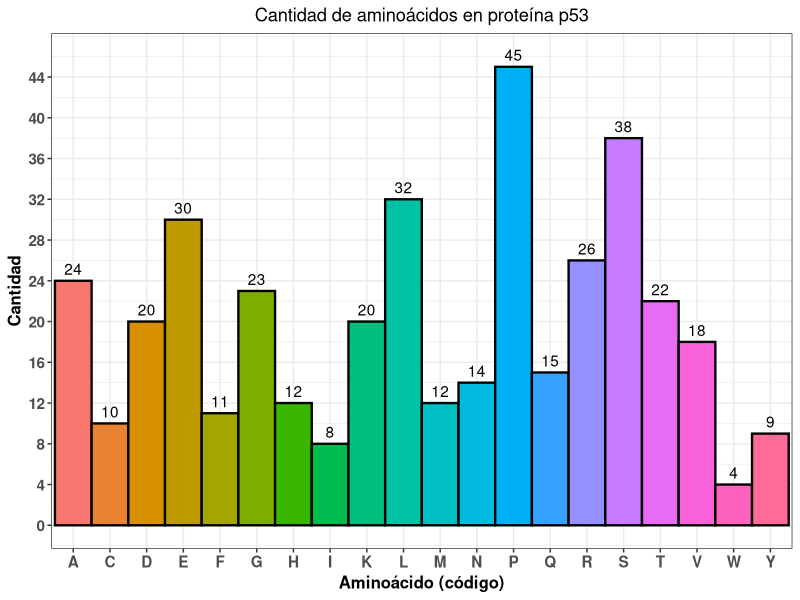

Write the R code that produced this figure.

#Operaciones basicas----

#Con R podemos realizar algunas operaciones basicas, tales como sumas, restas, divisiones, etc

1 + 6 + 9
(1 + 6) * 9
 
#Los valores de salida se verán la consola. Observa que siempre aparece un [1], esto indica 
#el primer elemento de un output específico. Algo que hay que saber, es que, todo numero que se
#imprima en la consola, será interpretado como un vector. Un vector luce así:

vector_1 <- c(1, 2, 5, 7, 10, 11, 12, 100)

#Te describo lo anterior. La parte "vector_1" es el nombre una variable aleatoria que yo nombré, 
#el simbolo "<-" se usa para nombrar variables, automaticamente R con dicho simbolo sabe que lo que
#vas a escribir después, estará contenido en la varable que nombraste. La función "c()" permite crear
#vectores, y es una alusión a la palabra "combinar" o "concatenar". 

vector_2 <- c(1:100)
vector_2

#Lo anterior crea un vector con los primero 100 elementos. Si mandas a llamar a las varaibles 
#vector_1 y vector_2, verás ahora varios numeros entre corchetes, esto te está indicando la 
#posición del primer elemento que aparece en el vector. 

#Un vector puede contener diferentes clases de objetos, por ejemplo, objetos numericos, caracteres,
#valores lógicos, etc. 

vector_3 <- c("Hola Mundo")
vector_3

#Observa que para poder crear este vector, tuve que escribir entre comillas, SIEMPRE RECUERDA USAR
#COMILLAS CUANDO MANIPULES VALORES DEL TIPO "character"

vector_3 <- c("Hello World", "Hello R interpreter", "Hello everyone")
vector_3

#Acabo de crear un vector de longitud 3. Lo que hice es válido, Sobreescribí el vector anterior
#con otros valores. Esto no será de mucha ayuda más adelante. Si no quisieras borrar lo que
#tenías escrito o guardado en el vector, puedes "apendar" los nuevos valores así:

vector_3 <- append(vector_3, "This is a new string")
vector_3

#Otro tipo de clase de objetos que manejan los vectores son los valores boleanos o lógicos, es decir,
#verdadero o falso

vector_4 <- c(TRUE, FALSE, F, T)
vector_4

#Observa que no es necesario escribir entre comillas, porque el interprete de R sabe que se trata
#de valores logicos.


#---------Subsetting--------

#Aqui te voy a mostrar como obtener valores especificios o posiciones dentro de un vector. Imagina
#que tienes el vector "vec" con los primeros 1000 numeros, y quieres obtener el numero 543 solamente
#bueno, para hacerlo, se hace lo siguiente: 

vec <- c(1:1000)
vec[543]

#Se deben usar corchetes para que el interprete sepa que a la variable "vec" se le debe extraer
#el valor en la posicion 543. Ahora supongamos quieren los valores 4, 567, 83, 12 y 10

vec[c(4, 567, 83, 12, 10)]

#Lo que hice fue extraer esos cinco numeros pero para ello tengo que hacerlo en forma de un vector.
#Igual puedes extraer secuencias

vec[4:60]

#Lo anterior te proporciona los valores del 4 al 60. Supongamos ahora que NO quieres los valores 
#80, 90, 95, 100, 120, 147 y del 900 al 999

vec[-c(80, 90, 95, 100, 120, 147, 900:999)]

#Lo anterior, al colocar el signo "menos" antes del vector, indica que deseas extraer todo lo del
#vector excepto lo escrito en los corchetes.

#Hagamos esto más divertido, y usemos una secuencia de aminoacidos de la proteina p53, el guardian
#del gneoma. Como tiene una longitud de 393 aminoaciods (R los interpreta como caracteres), 
#la voy a guardar en una estructura diferente, algo llamado "dataframe"

#Primero, quiero que note, que, si quiero trabajar con secuencias, no es muy eficiente hacerlo de
#esta forma, guardandola en vectores, es mejor usar el formato "fasta", pero para este caso
#será la excepción


p53 <- "MEEPQSDPSVEPPLSQETFSDLWKLLPENNVLSPLPSQAMDDLMLSPDDIEQWFTEDPGPDEAPRMPEAAPPVAPAPAAPTPAAPAPAPSWPLSSSVPSQKTYQGSYGFRLGFLHSGTAKSVTCTYSPALNKMFCQLAKTCPVQLWVDSTPPPGTRVRAMAIYKQSQHMTEVVRRCPHHERCSDSDGLAPPQHLIRVEGNLRVEYLDDRNTFRHSVVVPYEPPEVGSDCTTIHYNYMCNSSCMGGMNRRPILTIITLEDSSGNLLGRNSFEVRVCACPGRDRRTEEENLRKKGEPHHELPPGSTKRALPNNTSSSPQPKKKPLDGEYFTLQIRGRERFEMFRELNEALELKDAQAGKEPGGSRAHSSHLKSKKGQSTSRHKKLMFKTEGPDSD"

nchar(p53)

#SI yo quisiera extraer algo de este vector, no podría, por ejemplo, si quisiera extraer
#el aminoacido de la posocion 300, me marcaria que no hay registro

p53[300]

#Esto se debe a que, yo guarde toda la secuencia como un caracter único. Si colocas lo siguiente

p53[1]

#El resultado es toda la secuencia. Para arreglar eso, emplearemos una función que permite
#dividir esta gran cadena en elementos individuales, llamada strsplit():

p53_1 <- strsplit(p53, "")

#Si ejecutas lo anterior, ahora vas a obtener una estructura llamada "lista" que se iré explicando
#mas adelante, sin embargo, debo decirte que cada estructura emplea formas de extraer elementos
#de forma distinta, para nuestro caso, observa lo siguiente: 

p53_1[1]  #Esto me sigue extrayendo toda la secuencia con un titulo de la lista
p53_1[[1]] #Esto me extrae solo la secuencia sin el titulo de la lista
p53_1[[1]][300]

#Con el último comando, ¡logramos extraer el aminoácido de la posición 300! Se trata de una Prolina (P)
#Esto es una herramienta muy poderosa, porque estamos aprovechanod el lenguaje informático para 
#realizar análisis biológicos. 

#Por si aún no ves más o menos la idea del curso, mira lo siguiente. Imagina ahora, que queremos saber
#la cantidad de aminoacidos con carga negativa. Por conocimiento, hay dos, "Aspartato (D)" 
#y "Glutamato (E)". Usanod diferentes funciones de R, podemos saberlo: 

library(tidyverse)
table(p53_1)

#Con table() podemos saber cuántos aminoacidos (o letras) hay de cada uno de los 20 aminoacidos. Pero 
#queremos D y E


table(p53_1[[1]] == "E") #Hay 30
table(p53_1[[1]] == "D") #Hay 20

#Aqui es donde los valores logicos toman importancia, porque nos indica que hay 20 coincidencia (TRUE)
#con la letra "D" y 30 con "E". Con estos datos, podemos hacer inclusive graficos como los siguientes: 

library(ggplot2)

df1 <- data.frame(table(p53_1))
names(df1)[1] = "Aminoacido"
names(df1)[2] = "Cantidad"
df1

ggplot(df1, aes(Aminoacido, Cantidad, fill = Aminoacido)) + 
  theme_bw() +
  ggtitle("Cantidad de aminoácidos en proteína p53") +
  labs(x = "Aminoácido (código)",
         y = "Cantidad") + 
  theme(legend.position = "none",
        plot.title = element_text(hjust = 0.5),
        axis.title = element_text(size = 12, face = "bold"),
        axis.text = element_text(size = 11, face = "bold")) +
  scale_y_continuous(limits = c(0, 46), breaks = seq(0, 46, by = 4)) +
  geom_bar(stat = "identity", color ="black", width = 1, size = 0.8) +
  geom_text(aes(label = Cantidad), vjust = -0.5, colour = "black") + 
  scale_x_discrete(limits = df1$Aminoacido)


#La paquería de ggplot2 nos permite crear gráficos de alta calidad, además, podemos modificar
#los atributos del mismo dependiendo de nuestros intereses. 

#Hasta este punto, solamente hemos visto un tour rápido del entorno de Rstudio y del lenguaje R
#además de una idea de cómo podemos utilizarlo. 


